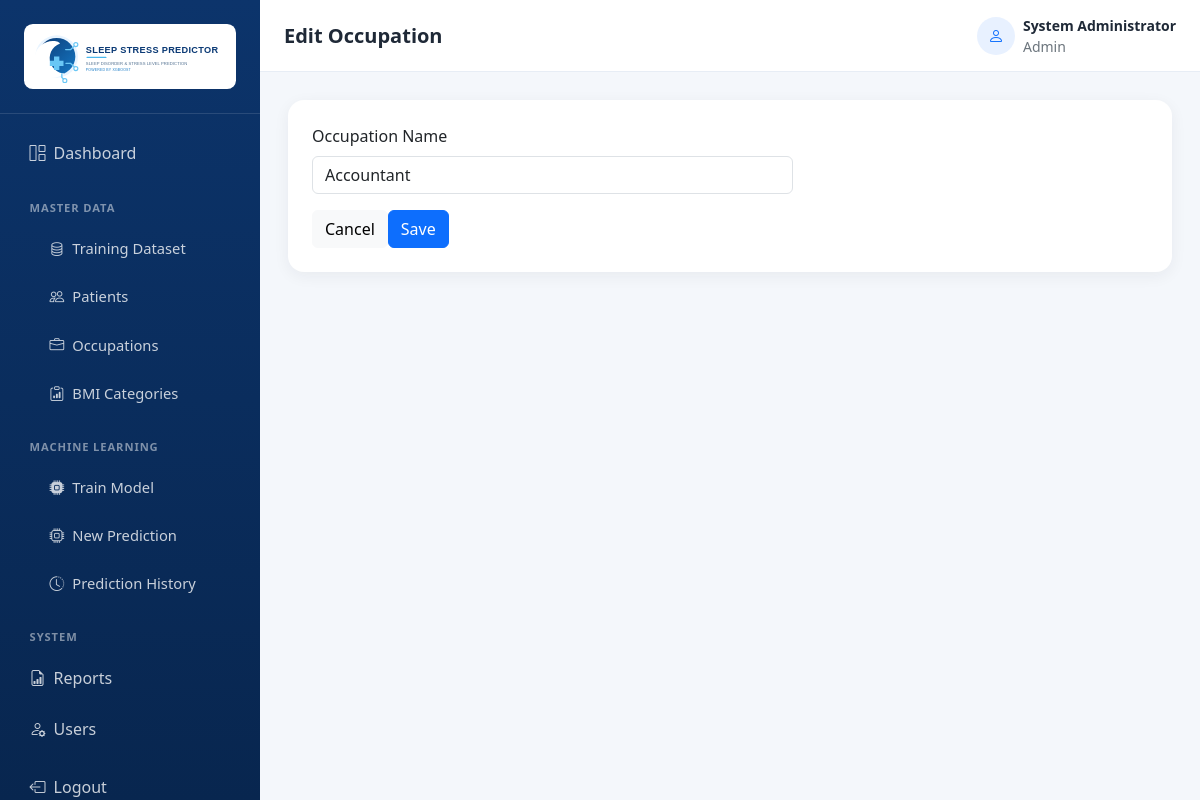
/master-data/occupations/1/edit (signed in), run on the app's committed database.
### models/database.py (models this page shows)
class User(UserMixin, db.Model):
    __tablename__ = "users"
    id = db.Column(db.Integer, primary_key=True)
    full_name = db.Column(db.String(120), nullable=False)
    username = db.Column(db.String(80), nullable=False, unique=True, index=True)
    password_hash = db.Column(db.String(256), nullable=False)
    role = db.Column(db.String(20), nullable=False, default="Admin")
    created_at = db.Column(db.DateTime, nullable=False, default=jakarta_now)

class Occupation(db.Model):
    __tablename__ = "occupations"
    id = db.Column(db.Integer, primary_key=True)
    name = db.Column(db.String(120), nullable=False, unique=True, index=True)
    created_at = db.Column(db.DateTime, nullable=False, default=jakarta_now)
    training_dataset_records = db.relationship("TrainingDatasetRecord", back_populates="occupation")
    patients = db.relationship("Patient", back_populates="occupation")

### routes/master_data.py (the view, shortened to what this page needs)
    def edit_view(item_id):
        item = db.get_or_404(model, item_id); value = request.form.get("name", "").strip()
        return render_template("master_data/form.html", item=item, label=label, endpoint_prefix=endpoint_prefix)

### app.py (called while the page is built)
@login_manager.user_loader
def load_user(user_id):
    return db.session.get(User, int(user_id))

### templates/master_data/form.html (shortened to what this page needs)
{% extends "base.html" %}
{% block page_title %}{{ 'Edit' if item else 'Add' }} {{ label }}{% endblock %}
{% block content %}<div class="card border-0 dashboard-card"><div class="card-body p-4"><form method="post" class="row g-3"><div class="col-md-7"><label class="form-label">{{ label }} Name</label><input class="form-control" name="name" required value="{{ request.form.get('name', item.name if item else '') }}"></div><div class="col-12"><a class="btn btn-light" href="{{ url_for('master_data.' ~ endpoint_prefix) }}">Cancel</a><button class="btn btn-primary" type="submit">Save</button></div></form></div></div>{% endblock %}

### templates/base.html (shortened to what this page needs)
<!DOCTYPE html>
<html lang="id">
<head>
  <link href="https://cdn.jsdelivr.net/npm/bootstrap@5.3.0/dist/css/bootstrap.min.css" rel="stylesheet">
  <link rel="stylesheet" href="https://cdn.jsdelivr.net/npm/bootstrap-icons@1.11.1/font/bootstrap-icons.css">
  <link rel="stylesheet" href="https://cdn.datatables.net/1.13.8/css/dataTables.bootstrap5.min.css">
  <link rel="stylesheet" href="{{ url_for('static', filename='css/dashboard.css') }}">
</head>
<body class="dashboard-body">
  <aside class="app-sidebar">
    <a class="sidebar-brand" href="{{ url_for('system.dashboard') }}"><img src="{{ url_for('static', filename='img/logo.svg') }}" alt="Sleep Stress Predictor" class="sidebar-logo"></a>
    <nav class="sidebar-nav nav flex-column">
      <a class="nav-link {% if request.endpoint == 'system.dashboard' %}active{% endif %}" href="{{ url_for('system.dashboard') }}"><i class="bi bi-grid-1x2 me-2"></i>Dashboard</a>
      <div class="nav-label">Master Data</div><div class="submenu">
        <a class="nav-link" href="{{ url_for('training_dataset.index') }}"><i class="bi bi-database me-2"></i>Training Dataset</a>
        <a class="nav-link" href="{{ url_for('master_data.patients') }}"><i class="bi bi-people me-2"></i>Patients</a>
        <a class="nav-link" href="{{ url_for('master_data.occupations') }}"><i class="bi bi-briefcase me-2"></i>Occupations</a>
        <a class="nav-link" href="{{ url_for('master_data.bmi_categories') }}"><i class="bi bi-clipboard-data me-2"></i>BMI Categories</a>
      </div>
      <div class="nav-label">Machine Learning</div><div class="submenu">
        <a class="nav-link" href="{{ url_for('train') }}"><i class="bi bi-cpu-fill me-2"></i>Train Model</a>
        <a class="nav-link" href="{{ url_for('prediction.new_prediction') }}"><i class="bi bi-cpu me-2"></i>New Prediction</a>
        <a class="nav-link" href="{{ url_for('prediction.history') }}"><i class="bi bi-clock-history me-2"></i>Prediction History</a>
      </div>
      <div class="nav-label">System</div>
      <a class="nav-link" href="{{ url_for('reports.index') }}"><i class="bi bi-file-earmark-bar-graph me-2"></i>Reports</a>
      {% if current_user.role == 'Admin' %}<a class="nav-link" href="{{ url_for('users.index') }}"><i class="bi bi-person-gear me-2"></i>Users</a>{% endif %}
      <form method="post" action="{{ url_for('auth.logout') }}" class="mt-2"><button class="sidebar-logout" type="submit"><i class="bi bi-box-arrow-left me-2"></i>Logout</button></form>
    </nav>
  </aside>
  <main class="app-main">
    <header class="app-topbar d-flex justify-content-between align-items-center px-4">
      <div><h5 class="mb-0 fw-bold">{% block page_title %}Sleep Stress Predictor{% endblock %}</h5><small class="text-secondary">{% block page_subtitle %}{% endblock %}</small></div>
      <div class="d-flex align-items-center gap-2"><span class="user-avatar"><i class="bi bi-person"></i></span><div class="small"><strong class="d-block">{{ current_user.full_name }}</strong><span class="text-secondary">{{ current_user.role }}</span></div></div>
    </header>
    <section class="page-content">
      {% block content %}{% endblock %}
    </section>
  </main>
</body>
</html>

### static/css/dashboard.css (style rules this page uses)
:root { --sidebar-width: 260px; --brand-blue: #0d6efd; }
body.dashboard-body { background: #f4f7fb; color: #1f2937; }
.app-sidebar { background: linear-gradient(180deg, #0c346b 0%, #08264f 100%); min-height: 100vh; position: fixed; inset: 0 auto 0 0; width: var(--sidebar-width); z-index: 1040; }
.sidebar-brand { color: #fff; font-weight: 700; font-size: 1.2rem; text-decoration: none; display: block; padding: 1.5rem; border-bottom: 1px solid rgba(255,255,255,.12); }
.sidebar-logo { background: #fff; border-radius: .55rem; display: block; height: auto; padding: .35rem; width: 100%; }
.sidebar-nav { padding: 1rem; }
.sidebar-nav .nav-link { color: rgba(255,255,255,.78); border-radius: .6rem; padding: .72rem .85rem; margin-bottom: .2rem; font-weight: 500; }
.sidebar-nav .nav-label { color: rgba(255,255,255,.48); font-size: .7rem; font-weight: 700; letter-spacing: .08em; margin: 1.25rem .85rem .55rem; text-transform: uppercase; }
.sidebar-nav .submenu .nav-link { font-size: .92rem; padding-left: 2.1rem; }
.sidebar-logout { background: transparent; border: 0; color: rgba(255,255,255,.78); padding: .72rem .85rem; text-align: left; width: 100%; }
.app-main { margin-left: var(--sidebar-width); min-height: 100vh; }
.app-topbar { background: #fff; border-bottom: 1px solid #e7edf5; min-height: 72px; }
.page-content { padding: 1.75rem; }
.dashboard-card { border-radius: 1rem; box-shadow: 0 .25rem 1rem rgba(31,41,55,.06); }
.user-avatar { background: #e8f1ff; border-radius: 50%; color: var(--brand-blue); display: inline-flex; height: 38px; align-items: center; justify-content: center; width: 38px; }

### data on the page
User: full_name "System Administrator", role "Admin"
Occupation: name "Accountant"

### other printed values
{{ 'Edit' if item else 'Add' }} "Edit"
{{ label }} "Occupation"
